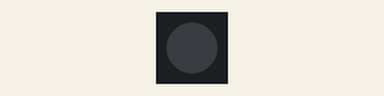
Recording of a sketch running on a simulated Arduino Uno, built with avr-gcc and run on an emulated ATmega328P. On the bench: 1 RGB LEDs in strip order, left to right. Dim RGB values are drawn brighter than linear.

Above: at 0.1 s.
At 3.28 s:
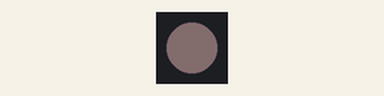
At 22.65 s:
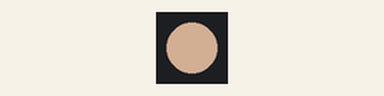
At 34.09 s:
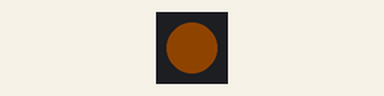
Timing chart, 0 to 40.0 s (numbered marks = the images above):
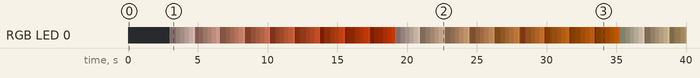

The sketch:

ws2812_single1.ino
```cpp
#include <FastLED.h>

#define LED_PIN     5
#define NUM_LEDS    1
#define BRIGHTNESS  64
#define LED_TYPE    WS2812B
#define COLOR_ORDER GRB
CRGB leds[NUM_LEDS];

int stopPin=8;
uint8_t randHue=0;
uint8_t randSat=0;
uint8_t randVal=0;

void setup() {
    delay( 3000 ); // power-up safety delay
    FastLED.addLeds<LED_TYPE, LED_PIN, COLOR_ORDER>(leds, NUM_LEDS).setCorrection( TypicalLEDStrip );
    pinMode(stopPin,INPUT);
}

void loop(){
  for(int i=20;i<255;i=i+10)
    for(int j=30;j<250;j=j+25)
      for(int k=25;k<200;k++)
      {
        leds[0]=CHSV(i,j,k);
    FastLED.show();
    FastLED.delay(10);
      }
    /*randHue=random(50,250);
    randSat=random(25,255);
    randVal=random(20,200);*/


    delay(200);
}
```
